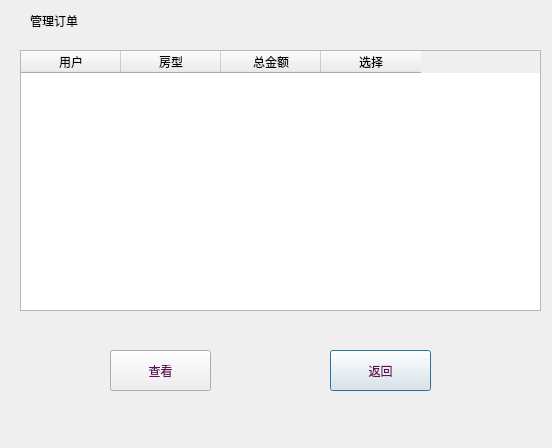
<?xml version="1.0" encoding="UTF-8"?>
<ui version="4.0">
 <class>manager_run</class>
 <widget class="QDialog" name="manager_run">
  <property name="geometry">
   <rect>
    <x>0</x>
    <y>0</y>
    <width>552</width>
    <height>448</height>
   </rect>
  </property>
  <property name="windowTitle">
   <string>管理员</string>
  </property>
  <widget class="QPushButton" name="back">
   <property name="geometry">
    <rect>
     <x>330</x>
     <y>350</y>
     <width>101</width>
     <height>41</height>
    </rect>
   </property>
   <property name="styleSheet">
    <string notr="true">QPushButton
{
border-image: url(:/Image/kuang8.png);
font: 100 11pt &quot;方正清刻本悦宋简体&quot;;
color:rgb(96, 14, 89)
}
QPushButton:hover
{
border-image: url(:/Image/kuang9.png);
font: 100 11pt &quot;方正清刻本悦宋简体&quot;;
color:rgb(148, 17, 137)
}
QPushButton:pressed
{
border-image: url(:/Image/kuang10.png);
font: 100 11pt &quot;方正清刻本悦宋简体&quot;;
color:rgb(86, 11, 80)
}</string>
   </property>
   <property name="text">
    <string>返回</string>
   </property>
  </widget>
  <widget class="QTableWidget" name="tableWidget">
   <property name="geometry">
    <rect>
     <x>20</x>
     <y>50</y>
     <width>521</width>
     <height>261</height>
    </rect>
   </property>
   <property name="showGrid">
    <bool>false</bool>
   </property>
   <column>
    <property name="text">
     <string>用户</string>
    </property>
   </column>
   <column>
    <property name="text">
     <string>房型</string>
    </property>
   </column>
   <column>
    <property name="text">
     <string>总金额</string>
    </property>
   </column>
   <column>
    <property name="text">
     <string>选择</string>
    </property>
   </column>
  </widget>
  <widget class="QLabel" name="label">
   <property name="geometry">
    <rect>
     <x>30</x>
     <y>0</y>
     <width>121</width>
     <height>41</height>
    </rect>
   </property>
   <property name="styleSheet">
    <string notr="true">font: 25 14pt &quot;方正经黑简体&quot;;</string>
   </property>
   <property name="text">
    <string>管理订单</string>
   </property>
  </widget>
  <widget class="QPushButton" name="look">
   <property name="geometry">
    <rect>
     <x>110</x>
     <y>350</y>
     <width>101</width>
     <height>41</height>
    </rect>
   </property>
   <property name="styleSheet">
    <string notr="true">QPushButton
{
border-image: url(:/Image/kuang8.png);
font: 100 11pt &quot;方正清刻本悦宋简体&quot;;
color:rgb(96, 14, 89)
}
QPushButton:hover
{
border-image: url(:/Image/kuang9.png);
font: 100 11pt &quot;方正清刻本悦宋简体&quot;;
color:rgb(148, 17, 137)
}
QPushButton:pressed
{
border-image: url(:/Image/kuang10.png);
font: 100 11pt &quot;方正清刻本悦宋简体&quot;;
color:rgb(86, 11, 80)
}</string>
   </property>
   <property name="text">
    <string>查看</string>
   </property>
  </widget>
 </widget>
 <resources/>
 <connections/>
</ui>
